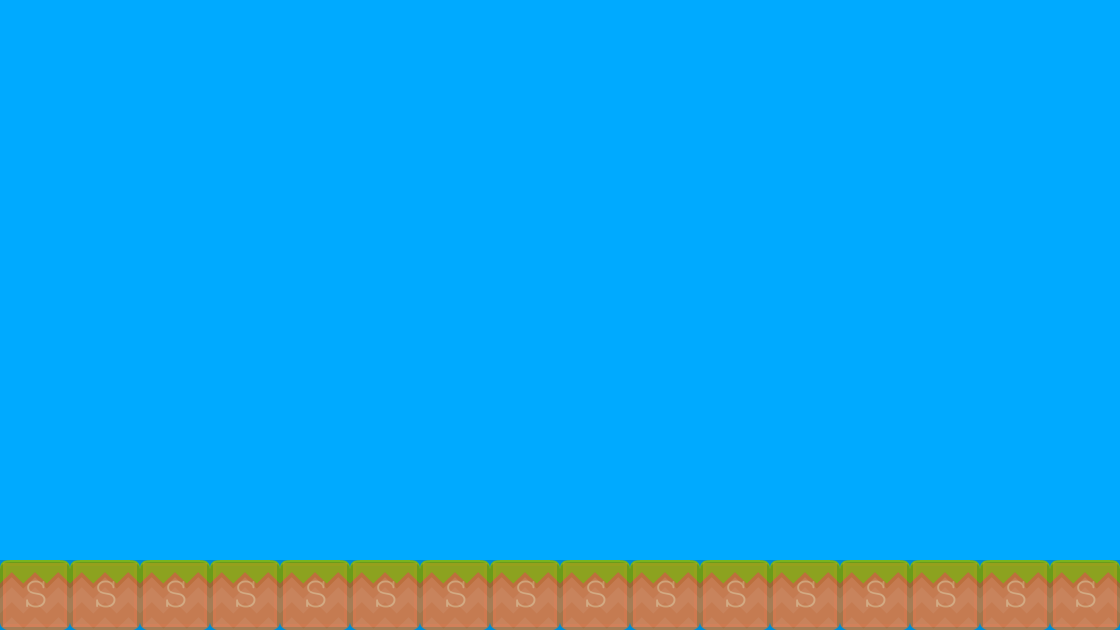

The image is a tile-based game level rendered from a .tmx file. Its description and source (layers, tilesets, objects; grid data summarised) follow:
An orthogonal 16x9 tile map with 70x70 px tiles, 2 tile layers (background, collision), 2 tilesets.

<map version="1.0" orientation="orthogonal" renderorder="right-down" width="16" height="9" tilewidth="70" tileheight="70" backgroundcolor="#00aaff">
 <tileset firstgid="1" name="background-tiles" tilewidth="70" tileheight="70">
  <image source="../img/background-tiles.png" width="910" height="910" />
 </tileset>
 <tileset firstgid="170" name="meta-tiles" tilewidth="70" tileheight="70">
  <image source="../img/meta-tiles.png" width="350" height="70" />
  <tile id="4">
   <properties>
    <property name="type" value="solid" />
   </properties>
  </tile>
 </tileset>
 <layer name="background" width="16" height="9">
  <data>[144 cells, 16 non-empty, 1 distinct tile ids]</data>
 </layer>
 <layer name="collision" width="16" height="9" opacity="0.18">
  <data>[144 cells, 16 non-empty, 1 distinct tile ids]</data>
 </layer>
</map>
